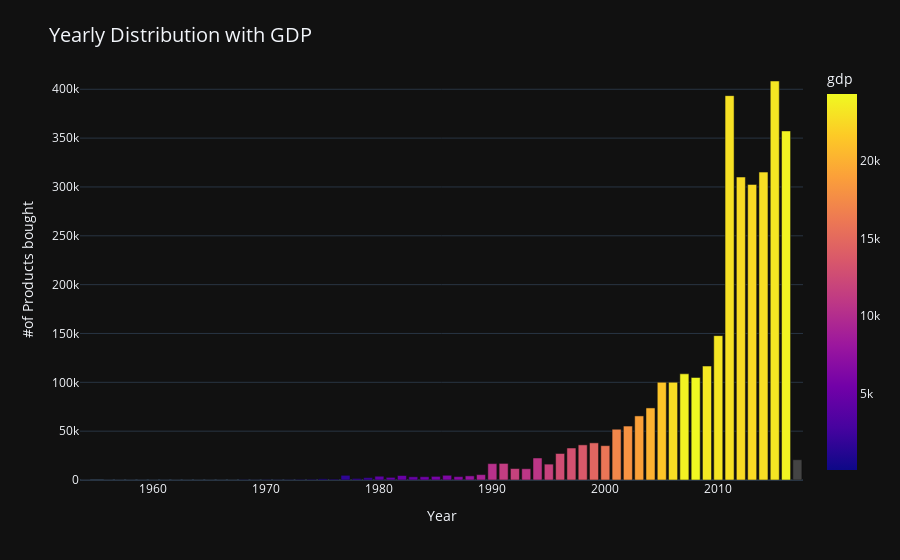

The cell this chart's notebook holds for it:
### Code cell
train['Year'] = train.Cod_Fecha.apply(lambda x: int(x[:4]))

temp = pd.DataFrame(train.Year.value_counts())
temp.rename(columns={'Year':'#of Products bought'}, inplace=True)
temp['Year'] = train.Year.value_counts().index.tolist()
temp.reset_index(drop=True, inplace=True)
#temp

gdp = pd.read_csv(psp('bank-product-recommendation/data/PIB.txt'), delimiter='\t')
#gdp.tail()

for yr in range(1954,1960):
    gdp = gdp.append({'Year': yr}, ignore_index=True)

gdp.fillna(100,inplace=True)

gdp['Year'] = gdp.Year.astype(int)
d_gdp = gdp.set_index('Year').to_dict()['PIB']

temp['gdp'] = temp.Year.map(d_gdp)


fig = px.bar(temp, x='Year', y='#of Products bought', color='gdp', template = 'plotly_dark')
fig.update_layout(title_font_size = 20, title={
        'text': "Yearly Distribution with GDP",
        'y':0.95,
        'x':0.2,
        'xanchor': 'center',
        'yanchor': 'top'})
fig.show()

### Figure 1 — Plotly figure (JSON) as saved in the notebook; plotly's stock layout.template omitted (floating-point values rounded to 4 significant figures)
{"data": [{"alignmentgroup": "True", "hovertemplate": "Year=%{x}<br>#of Products bought=%{y}<br>gdp=%{marker.color}<extra></extra>", "legendgroup": "", "marker": {"color": [23200, 22900, 24000, 22780, 22562, 22518, 23200, 23300, 23900, 24300, 22700, 21300, 20100, 19000, 18100, 17200, 14700, 13700, 15900, 13000, 12700, 10800, null, 11400, 10331, 11800, 11800, 10800, 9211, 6299, 1657, 4996, 7800, 4227, 5873, 6794, 5410, 4778, 4576, 2331, 2009, 1108, 1319, 954, 787, 509, 412, 660, 569, 468, 147, 369, 251, 227, 288, 193, 100, 331, 100, 100, 100, 167, 100], "coloraxis": "coloraxis"}, "name": "", "offsetgroup": "", "orientation": "v", "showlegend": false, "textposition": "auto", "type": "bar", "x": [2015, 2011, 2016, 2014, 2012, 2013, 2010, 2009, 2007, 2008, 2006, 2005, 2004, 2003, 2002, 2001, 1999, 1998, 2000, 1997, 1996, 1994, 2017, 1991, 1990, 1995, 1992, 1993, 1989, 1986, 1977, 1982, 1988, 1980, 1985, 1987, 1984, 1983, 1981, 1979, 1978, 1975, 1976, 1974, 1973, 1970, 1968, 1972, 1971, 1969, 1960, 1967, 1964, 1963, 1965, 1962, 1957, 1966, 1958, 1956, 1954, 1961, 1959], "xaxis": "x", "y": [408469, 393480, 357371, 315211, 310175, 302589, 147799, 116648, 108717, 104922, 100069, 100064, 73769, 65601, 55233, 51978, 38024, 35977, 35147, 32737, 27130, 22507, 20756, 16962, 16776, 16255, 11724, 11534, 5521, 4820, 4790, 4579, 4229, 3866, 3722, 3468, 3328, 3309, 2700, 2361, 1564, 1202, 857, 680, 557, 349, 338, 320, 191, 138, 23, 14, 10, 7, 6, 6, 5, 4, 4, 3, 3, 2, 1], "yaxis": "y"}], "layout": {"autosize": true, "barmode": "relative", "coloraxis": {"colorbar": {"title": {"text": "gdp"}}, "colorscale": [[0, "#0d0887"], [0.1111, "#46039f"], [0.2222, "#7201a8"], [0.3333, "#9c179e"], [0.4444, "#bd3786"], [0.5556, "#d8576b"], [0.6667, "#ed7953"], [0.7778, "#fb9f3a"], [0.8889, "#fdca26"], [1, "#f0f921"]]}, "legend": {"tracegroupgap": 0}, "margin": {"t": 60}, "title": {"font": {"size": 20}, "text": "Yearly Distribution with GDP", "x": 0.2, "xanchor": "center", "y": 0.95, "yanchor": "top"}, "xaxis": {"anchor": "y", "autorange": true, "domain": [0, 1], "range": [1954.0, 2018.0], "title": {"text": "Year"}, "type": "linear"}, "yaxis": {"anchor": "x", "autorange": true, "domain": [0, 1], "range": [0, 430000.0], "title": {"text": "#of Products bought"}, "type": "linear"}}}
